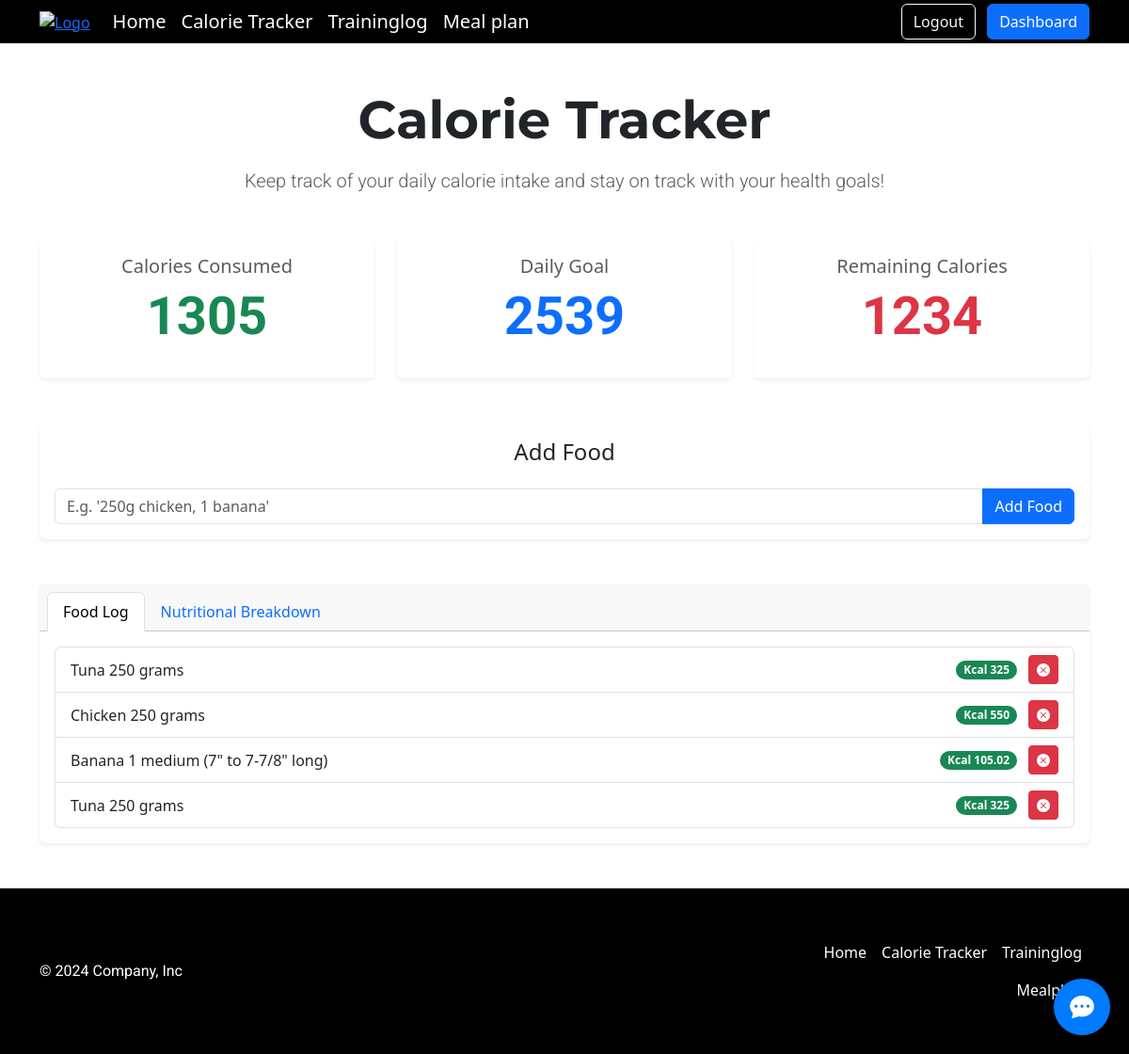
Screenshot of /calorietracker (signed in) with the database file from the repository.
### tables this page shows
CREATE TABLE food_log (
id INTEGER PRIMARY KEY AUTOINCREMENT,
user_id INTEGER NOT NULL,
food_name VARCHAR(255) NOT NULL,
serving_qty INTEGER NOT NULL,
serving_unit VARCHAR(50) NOT NULL,
calories INTEGER NOT NULL,
proteins INTEGER NOT NULL,
carbohydrates INTEGER NOT NULL,
fats INTEGER NOT NULL,
created_at TIMESTAMP DEFAULT CURRENT_TIMESTAMP,
FOREIGN KEY (user_id) REFERENCES users(id) ON DELETE CASCADE
);

### app.py (the view, shortened to what this page needs)
@app.route("/calorietracker", methods=["GET", "POST"])
@login_required
def calorietracker():
    user_id = session["user_id"]
    food_log = db.execute(
        """
        SELECT id, food_name, serving_qty, serving_unit, calories, proteins, carbohydrates, fats
        FROM food_log
        WHERE user_id = ? AND DATE(created_at) = DATE('now')
        """,
        user_id
    )
    def get_macros():
        return db.execute(
            """
            SELECT SUM(proteins) AS total_proteins,
                   SUM(carbohydrates) AS total_carbohydrates,
                   SUM(fats) AS total_fats,
                   SUM(calories) AS total_calories
            FROM food_log
            WHERE user_id = ? AND DATE(created_at) = DATE('now')
            """,
            user_id
        )[0]
    macros = get_macros()
    calorie_goal = db.execute("SELECT daily_calorie_goal FROM users WHERE id = ?", user_id)[0]["daily_calorie_goal"]
    total_consumed = macros["total_calories"] if macros["total_calories"] else 0
    remaining_calories = calorie_goal - total_consumed
    return render_template(
        "calorietracker.html",
        food_log=food_log,
        macros=macros,
        total_consumed=round(total_consumed),
        remaining_calories=round(remaining_calories),
        calorie_goal=round(calorie_goal)
    )

### app.py (called while the page is built)
def login_required(f):
    @wraps(f)
    def decorated_function(*args, **kwargs):
        if session.get("user_id") is None:
            return redirect("/login")
        return f(*args, **kwargs)
    return decorated_function

@app.after_request
def after_request(response):
    response.headers["Cache-Control"] = "no-cache, no-store, must-revalidate"
    response.headers["Expires"] = 0
    response.headers["Pragma"] = "no-cache"
    return response

### templates/calorietracker.html (shortened to what this page needs)
{% extends "layout.html" %}
{% block main %}
<div class="container my-5 text-center">
    <h1 class="display-4 mb-3 fw-bold">Calorie Tracker</h1>
    <p class="lead text-muted">Keep track of your daily calorie intake and stay on track with your health goals!</p>
</div>
<div class="container my-5">
    <div class="row g-4 text-center">
        <div class="col-md-4">
            <div class="card shadow-sm border-0 h-100">
                <div class="card-body">
                    <h5 class="card-title text-muted">Calories Consumed</h5>
                    <p class="display-4 text-success fw-bold">{{ total_consumed }}</p>
                </div>
            </div>
        </div>
        <div class="col-md-4">
            <div class="card shadow-sm border-0 h-100">
                <div class="card-body">
                    <h5 class="card-title text-muted">Daily Goal</h5>
                    <p class="display-4 text-primary fw-bold">{{ calorie_goal }}</p>
                </div>
            </div>
        </div>
        <div class="col-md-4">
            <div class="card shadow-sm border-0 h-100">
                <div class="card-body">
                    <h5 class="card-title text-muted">Remaining Calories</h5>
                    <p class="display-4 text-danger fw-bold">{{ remaining_calories }}</p>
                </div>
            </div>
        </div>
    </div>
</div>
<div class="container my-5">
    <div class="card shadow-sm border-0">
        <div class="card-body">
            <h4 class="card-title text-center mb-4">Add Food</h4>
            <form action="/calorietracker" method="post">
                <div class="input-group">
                    <input type="text" class="form-control" placeholder="E.g. '250g chicken, 1 banana'" aria-label="Food input" name="food" required>
                    <button class="btn btn-primary" type="submit">Add Food</button>
                </div>
            </form>
        </div>
    </div>
</div>
<div class="container my-5">
    <div class="card shadow-sm border-0">
        <div class="card-header">
            <ul class="nav nav-tabs card-header-tabs" id="foodLogTabs">
                <li class="nav-item">
                    <a class="nav-link active" id="food-log-tab" data-bs-toggle="tab" href="#food-log" role="tab">Food Log</a>
                </li>
                <li class="nav-item">
                    <a class="nav-link" id="nutrition-tab" data-bs-toggle="tab" href="#nutrition" role="tab">Nutritional Breakdown</a>
                </li>
            </ul>
        </div>
        <div class="card-body tab-content">
            <div class="tab-pane fade show active" id="food-log" role="tabpanel">
                <ul class="list-group">
                    {% for food in food_log %}
                        <li class="list-group-item d-flex justify-content-between align-items-center">
                            {{ food.food_name }} {{ food.serving_qty }} {{ food.serving_unit }}
                            <div>
                                <span class="badge bg-success rounded-pill me-2">Kcal {{ food.calories }}</span>
                                <form action="/calorietracker" method="post" style="display: inline;">
                                    <button class="btn btn-sm btn-danger" type="submit">
                                        <i class="bi bi-x-circle-fill"></i>
                                    </button>
                                </form>
                            </div>
                        </li>
                    {% endfor %}
                </ul>
            </div>
        </div>
    </div>
</div>
{% endblock %}

### static/styles.css (style rules this page uses)
h1, h2, h3 { font-family: 'Montserrat', sans-serif !important; }
p { font-family: 'Roboto', sans-serif !important; }
html, body { overflow-x: hidden; }

### rows the page displays
food_log: food_name "Tuna", serving_qty "250", serving_unit "grams", calories "325"
food_log: food_name "Chicken", serving_qty "250", serving_unit "grams", calories "550"
food_log: food_name "Banana", serving_qty "1", serving_unit "medium (7\" to 7-7/8\" long)", calories "105.02"
food_log: food_name "Tuna", serving_qty "250", serving_unit "grams", calories "325"

### other values shown
{{ total_consumed }} "1305"
{{ calorie_goal }} "2539"
{{ remaining_calories }} "1234"
